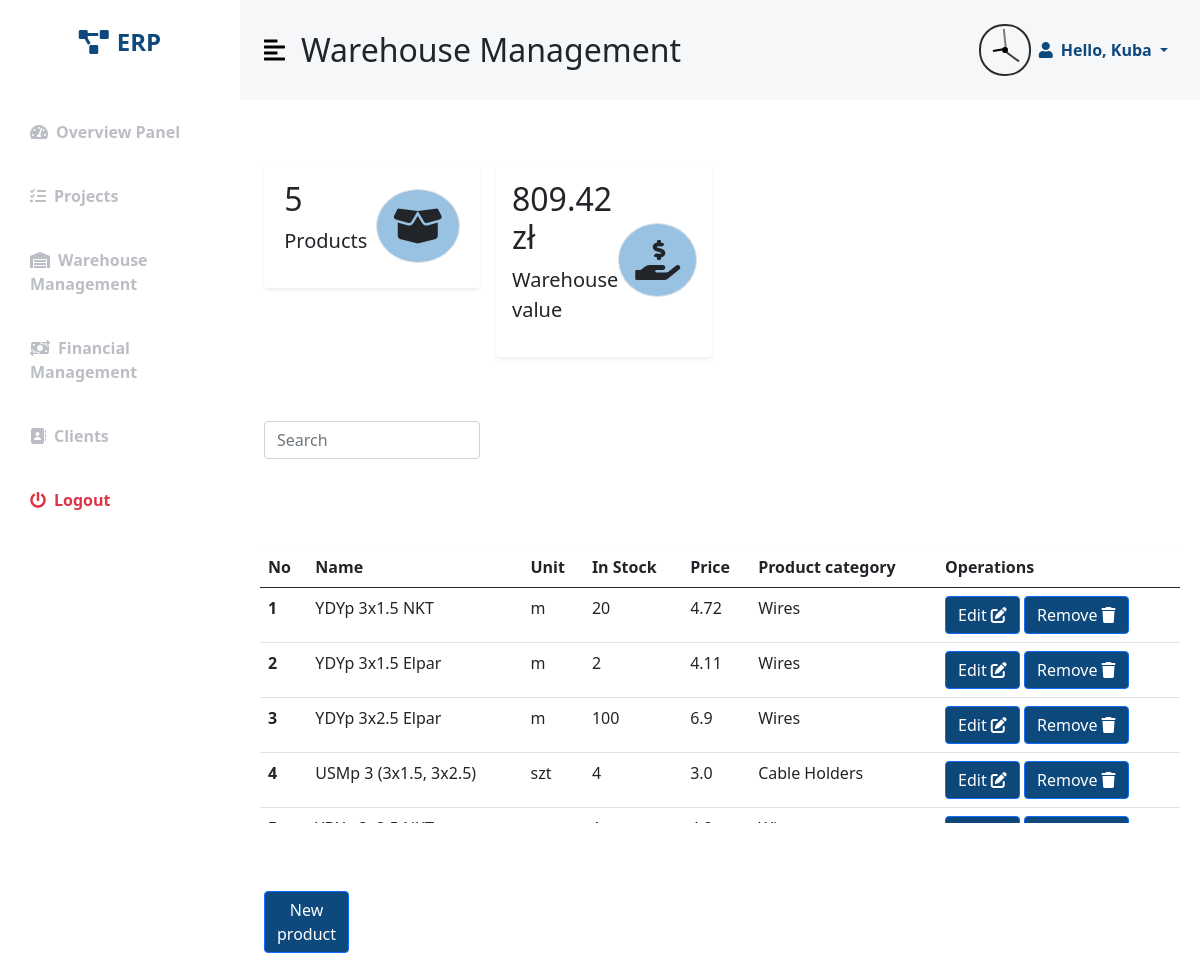
The page /ERP/Warehouse/ (signed in) on the database its author committed.
### ERPapp/models.py (models this page shows, shortened)
class Product(models.Model):
    name = models.CharField(max_length=260, blank=False, null=False, unique=True)
    unit = models.CharField(max_length=3, choices=Unit.unit, default=Unit.szt)
    quantity = models.PositiveSmallIntegerField(blank=False, null=False, default=0)
    price = models.FloatField(blank=False, null=False, default=0)
    category = models.CharField(max_length=100, choices=Category.category, default=Category.building_materials)

### ERPapp/views.py (the view)
# urls.py: path('Warehouse/', Warehouse, name="Warehouse"),
@login_required
def Warehouse(request):
    products = Product.objects.all()
    warehouse_value = 0.00
    for i in products:
        price = i.price * i.quantity
        warehouse_value += price
    round(warehouse_value, 2)
    form_new_product = Product_Form(request.POST or None)
    if form_new_product.is_valid():
        form_new_product.save()
        return redirect(Warehouse)
    return render(request, 'warehouse.html',
                      {'form': form_new_product, 'products': products, 'warehouse_value': warehouse_value,
                       'units': Unit.unit})

### ERPapp/forms.py
class Product_Form(ModelForm):  # Note that it is not inheriting from forms.ModelForm
    class Meta:
        model = Product
        fields = ['name', 'unit', 'quantity', 'price', 'category']

### templates/warehouse.html (shortened to what this page needs)
{% extends 'main_template.html' %}
{% load bootstrap %}
{% block site_name %}Warehouse Management{% endblock %}
{% block site %}
<div class="container-fluid px-4">
    <div class="row g-3 my-5">
        <div class="col-md-3">
            <div class="p-3 bg-white shadow-sm d-flex justify-content-around align-items-center rounded">
                <div>
                    <h3 class="fs-2">{{products|length}}</h3>
                    <p class="fs-5">Products</p>
                </div>
                <i class="fa-solid fa-box-open fs-1 border rounded-full secondary-bg p-3"></i>
            </div>
        </div>
        <div class="col-md-3">
            <div class="p-3 bg-white shadow-sm d-flex justify-content-around align-items-center rounded">
                <div>
                    <h3 class="fs-2">{{warehouse_value}} zł</h3>
                    <p class="fs-5">Warehouse value</p>
                </div>
                <i class="fas fa-hand-holding-usd fs-1 border rounded-full secondary-bg p-3"></i>
            </div>
        </div>
    </div>
    <div class="row g-3 my-5">
        <div class="col-md-3">
            <form class="d-flex">
                <input class="form-control" id="myInput" type="text" placeholder="Search">
            </form>
        </div>
    </div>
    <div class="row my-5">
        <div class="col g-3 my-3">
            <div class="table-wrapper-scroll-y my-custom-scrollbar">
                <br>
                <table id="MagTable" class="table bg-white rounded shadow-sm  table-hover">
                    <thead>
                        <tr>
                            <th scope="col">No</th>
                            <th scope="col">Name</th>
                            <th scope="col">Unit</th>
                            <th scope="col">In Stock</th>
                            <th scope="col">Price</th>
                            <th scope="col">Product category</th>
                            <th scope="col">Operations</th>
                        </tr>
                    </thead>
                    <tbody id="myTable">
                        {% for Product in products %}
                        <tr>
                            <th scope="row">{{ forloop.counter }}</th>
                            <td>{{ Product.name }}</td>
                            <td>{{ Product.unit }}</td>
                            <td>{{ Product.quantity }}</td>
                            <td>{{ Product.price }}</td>
                            <td>{{ Product.category }}</td>
                            <td><a id="edit_product_button" href="{% url 'Edit_product' Product.id%}"
                                    class="btn btn-primary" role="button">Edit <i
                                        class="fa-solid fa-pen-to-square film-icon"></i></a>
                                <a id="remove_product_button" href="{% url 'Remove_produkt' Product.id%}"
                                    class="btn btn-primary" role="button">Remove <i
                                        class="fa-solid fa-trash film-icon"></i></a>
                            </td>
                        </tr>
                        {% endfor %}
                </table>
            </div>
        </div>
    </div>
    <div class="row g-1 my-2">
        <div class="col-md-1">
            <a id="new_product_button" class="btn btn-primary" data-bs-toggle="modal" data-bs-target="#new_product"
                role="button">New product</a>
        </div>
    </div>
</div>
{% endblock %}

### templates/main_template.html (shortened to what this page needs)
{% load static %}
{% load bootstrap %}
{% load mathfilters %}
<!DOCTYPE html>
<html lang="en">
<head>
    <link href="https://cdn.jsdelivr.net/npm/bootstrap@5.0.0-beta3/dist/css/bootstrap.min.css" rel="stylesheet" />
    <link rel="stylesheet" href="https://cdnjs.cloudflare.com/ajax/libs/font-awesome/5.15.3/css/all.min.css" />
    <link rel="stylesheet" href="{% static 'style.css' %}" />
</head>
<body>
    <div class="d-flex" id="wrapper">
        <div class="bg-white" id="sidebar-wrapper">
            <div class="sidebar-heading text-center py-4 primary-text fs-4 fw-bold text-uppercase"><i
                    class="fas fa-project-diagram me-2"></i>ERP</div>
            <div class="list-group list-group-flush my-3">
                <a href="{% url 'Mainsite' %}"
                    class="list-group-item list-group-item-action bg-transparent second-text fw-bold"><i
                        class="fas fa-tachometer-alt me-2"></i>Overview Panel</a>
                <a href="{% url 'Projects' %}"
                    class="list-group-item list-group-item-action bg-transparent second-text fw-bold"><i
                        class="fa-solid fa-list-check me-2"></i>Projects</a>
                <a href="{% url 'Warehouse' %}"
                    class="list-group-item list-group-item-action bg-transparent second-text fw-bold"><i
                        class="fas fa-warehouse me-2"></i>Warehouse Management</a>
                <a href="{% url 'Financial_Management' %}"
                    class="list-group-item list-group-item-action bg-transparent second-text fw-bold"><i
                        class="fas fa-money-bill-transfer me-2"></i>Financial Management</a>
                <a href="{% url 'Clients' %}"
                    class="list-group-item list-group-item-action bg-transparent second-text fw-bold"><i
                        class="fa-solid fa-address-book me-2"></i>Clients</a>
                <a href="{% url 'logout' %}"
                    class="list-group-item list-group-item-action bg-transparent text-danger fw-bold"><i
                        class="fas fa-power-off me-2"></i>Logout</a>
            </div>
        </div>
        <div id="page-content-wrapper">
            <nav id="navbar-top" class="navbar navbar-expand-lg py-4 px-4">
                <div class="d-flex align-items-center">
                    <i class="fas fa-align-left primary-text fs-4 me-3" id="menu-toggle"></i>
                    <h2 class="fs-2 m-0">{% block site_name %}{% endblock %}</h2>
                </div>
                <div class="collapse navbar-collapse" id="navbarSupportedContent">
                    <div class="ms-auto mb-2 mb-lg-0" id="clock">
                        <div id="seconds-hand"></div>
                        <div id="minutes-hand"></div>
                        <div id="hours-hand"></div>
                    </div>
                    <ul class="navbar-nav sm-auto mb-2 mb-lg-0">
                        <li class="nav-item dropdown">
                            <a class="nav-link dropdown-toggle second-text fw-bold" href="#" id="navbarDropdown"
                                role="button" data-bs-toggle="dropdown" aria-expanded="false">
                                <i class="fas fa-user me-2"></i>Hello, {{ user.get_username }}
                            </a>
                        </li>
                    </ul>
                </div>
            </nav>
            {% block site %}
            {% endblock %}
        </div>
    </div>
</body>
</html>

### my_static/style.css (style rules this page uses)
:root { --main-bg-color: #432371; --main-text-color: #0E497D; --second-text-color: #bbbec5; --second-bg-color: #99c1e1; }
.primary-text { color: var(--main-text-color); }
.second-text { color: var(--second-text-color); }
.secondary-bg { background-color: var(--second-bg-color); }
.rounded-full { border-radius: 100%; }
#wrapper { background-color: F8F9FA; }
#sidebar-wrapper { background-color: #F6F7F9; min-height: 100vh; margin-left: -15rem; -webkit-transition: margin 0.5s ease-out; -moz-transition: margin 0.5s ease-out; -o-transition: margin 0.5s ease-out; transition: margin 0.5s ease-out; }
#sidebar-wrapper .sidebar-heading { padding: 0.875rem 1.25rem; font-size: 1.2rem; }
#sidebar-wrapper .list-group { width: 15rem; }
#page-content-wrapper { min-width: 100vw; }
#menu-toggle { cursor: pointer; color: black; }
.list-group-item { border: none; padding: 20px 30px; }
@media (min-width: 768px) { #sidebar-wrapper { margin-left: 0; } }
@media (min-width: 768px) { #page-content-wrapper { min-width: 0; width: 100%; } }
#new_product_button { background-color: #0E497D; }
#edit_product_button { background-color: #0e4779; }
#remove_product_button { background-color: #0E497D; }
#navbar-top { background-color: #F6F7F9; }
#navbarDropdown { color: #0E497D; position: relative; }
.my-custom-scrollbar { position: relative; height: 300px; overflow: auto; }
.table-wrapper-scroll-y { display: block; }
#clock { height: 52px; width: 52px; border-radius: 25px; border: solid 2px rgb(43, 43, 43); position: relative; }
#seconds-hand { position: absolute; height: 21px; width: 2px; background-color: rgb(0, 0, 0); right: 22px; bottom: 24px; opacity: 50%; transform-origin: 0% 100%; }
#minutes-hand { position: absolute; height: 18px; width: 2px; background-color: rgb(0, 0, 0); right: 22px; bottom: 24px; opacity: 75%; transform-origin: 0% 100%; }
#hours-hand { position: absolute; height: 12px; width: 2px; background-color: rgb(0, 0, 0); right: 22px; bottom: 24px; transform-origin: 0% 100%; }

### rows shown on the page
Product: name "YDYp 3x1.5 NKT", unit "m", quantity "20", price "4.72", category "Wires"
Product: name "YDYp 3x1.5 Elpar", unit "m", quantity "2", price "4.11", category "Wires"
Product: name "YDYp 3x2.5 Elpar", unit "m", quantity "100", price "6.9", category "Wires"
Product: name "USMp 3 (3x1.5, 3x2.5)", unit "szt", quantity "4", price "3.0", category "Cable Holders"

### other values the page prints
{{ user.get_username }} "Kuba"
{{ products|length }} "5"
{{ warehouse_value }} "809.42"
